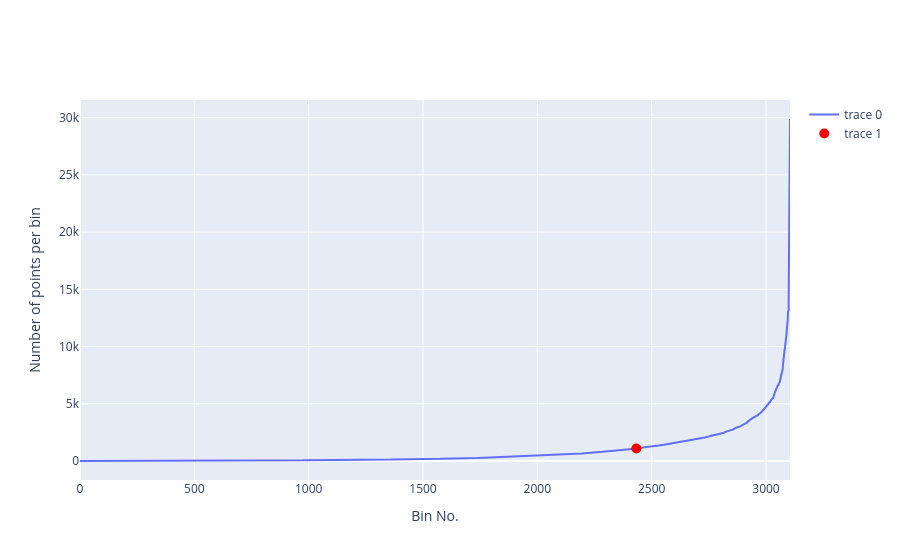

Notebook code for this chart:
### Code cell
threshold_0 = profileNo_vs_xy_bins(df_80_00, n_x_bins=100, n_y_bins=100, show_threshold=True, threshold_quantile=0.95, projection='npstere')

### Figure 1 — Plotly figure (JSON) as saved in the notebook; plotly's stock layout.template omitted (floating-point values rounded to 4 significant figures; data arrays with more than 128 entries replaced by an {"elided": "..."} marker saying what was removed)
{"data": [{"type": "scatter", "x": {"elided": "3106 int values"}, "y": {"elided": "3106 int values"}}, {"marker": {"color": "red", "size": 10}, "mode": "markers", "type": "scatter", "x": [2433], "y": [1100]}], "layout": {"xaxis": {"title": {"text": "Bin No."}}, "yaxis": {"title": {"text": "Number of points per bin"}}}}
